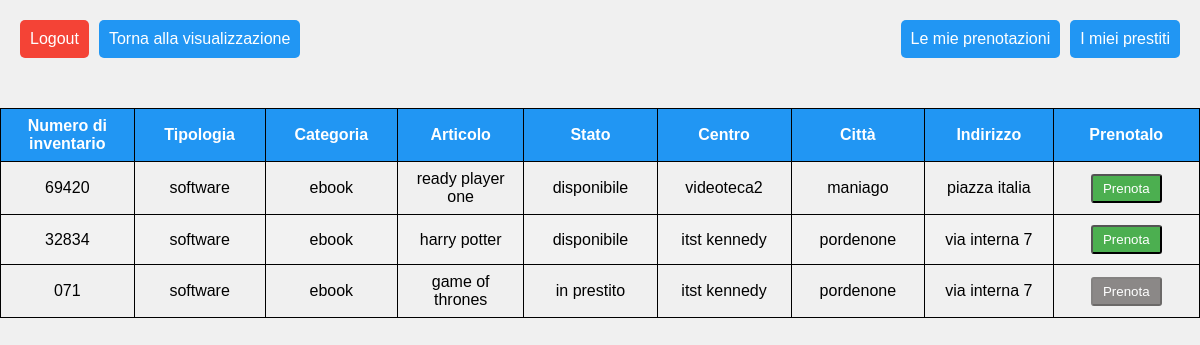
Page /cliente/cliente.php?idCategoria=2 (signed in) on the committed database.
### tables this page shows
CREATE TABLE `articoli` (
  `id_articolo` int(16) NOT NULL,
  `numero_inventario` varchar(32) NOT NULL,
  `articolo` varchar(64) NOT NULL,
  `stato` set('disponibile','guasto','prenotato','in prestito') NOT NULL,
  `fk_id_categoria` int(16) DEFAULT NULL,
  `fk_id_centro` int(16) DEFAULT NULL
);

CREATE TABLE `categorie` (
  `id_categoria` int(16) NOT NULL,
  `categoria` varchar(32) NOT NULL,
  `tipologia` varchar(32) NOT NULL
);

CREATE TABLE `centri` (
  `id_centro` int(16) NOT NULL,
  `nome` varchar(32) NOT NULL,
  `citta` varchar(32) NOT NULL,
  `indirizzo` varchar(64) NOT NULL
);

### cliente/cliente.php (the view, shortened to what this page needs)
<?php
$id = $_SESSION['id_utente'];
?>
<!DOCTYPE html>
<html>
<head>
    <link rel="stylesheet" href="../style/styles.css" type="text/css">
</head>
<body>
    <div class="button-container">
        <div class="top-left-container">
            <input type="button" name="logout" value="Logout" onclick="location.href='../logout.php'">
            <input type="button" name="login" value="Torna alla visualizzazione" onclick="location.href='visualizzaCliente.php'">
        </div>
        <div class="top-right-container">
            <input type="button" name="bookings" value="Le mie prenotazioni" onclick="location.href='visualizzaPrenotazioni.php?id= <?php echo $id?> '">
            <input type="button" name="loans" value="I miei prestiti" onclick="location.href='visualizzaPrestiti.php?id= <?php echo $id?> '">
        </div>
    </div>
    <div class="container">
        <div class="table-wrapper">
            <table class="fl-table">
                <thead>
                <tr>
                    <th>Numero di inventario</th>
                    <th>Tipologia</th>
                    <th>Categoria</th>
                    <th>Articolo</th>
                    <th>Stato</th>
                    <th>Centro</th>
                    <th>Città</th>
                    <th>Indirizzo</th>
                    <th>Prenotalo</th>
                </tr>
                </thead>
                <tbody>
                <?php
                    if(isset($_GET['idCategoria']))
                    {
                        $idCategoria = $_GET['idCategoria'];
                    }
                    if(isset($idCentro))
                    {
                        $selectSql = "SELECT id_articolo, numero_inventario, tipologia, categoria, articolo, stato, nome, citta, indirizzo
                                FROM articoli a JOIN centri c
                                ON a.fk_id_centro = c.id_centro
                                JOIN categorie cat
                                ON a.fk_id_categoria = cat.id_categoria
                                WHERE fk_id_centro = $idCentro
                                ORDER BY tipologia ASC";
                    }
                    else if(isset($idCategoria))
                    {
                        $selectSql = "SELECT id_articolo, numero_inventario, tipologia, categoria, articolo, stato, nome, citta, indirizzo
                                    FROM articoli a JOIN centri c
                                    ON a.fk_id_centro = c.id_centro
                                    JOIN categorie cat
                                    ON a.fk_id_categoria = cat.id_categoria
                                    WHERE fk_id_categoria = $idCategoria";
                    }
                    require_once '../db.php';
                    $result = $conn->query($selectSql);
                    while($row = $result->fetch_array(MYSQLI_ASSOC))
                    {
                        $n_inventario = $row['numero_inventario'];
                        $tipologia = $row['tipologia'];
                        $categoria = $row['categoria'];
                        $articolo = $row['articolo'];
                        $stato = $row['stato'];
                        $nome = $row['nome'];
                        $citta = $row['citta'];
                        $indirizzo = $row['indirizzo'];
                        $isAvailable = ($stato == "disponibile") ? 1 : 0;
                        echo
                            '<tr>
                                <td class="colonnaNumero">'.$n_inventario.'</td>
                                <td class="colonnaTipo">'.$tipologia.'</td>
                                <td class="colonnaCategoria">'.$categoria.'</td>
                                <td class="colonnaArticolo">'.$articolo.'</td>
                                <td class="colonnaStato">'.$stato.'</td>
                                <td class="colonnaNome">'.$nome.'</td>
                                <td class="colonnaCitta">'.$citta.'</td>
                                <td class="colonnaIndirizzo">'.$indirizzo.'</td>
                                <td class="colonnaTasti">
                                    <button class="btn" type="button" onclick="location.href=\'prenota.php?id='.$row["id_articolo"].'\'" '. ($isAvailable == 1 ? "" : "disabled") . '>Prenota</button>
                                </td>
                            </tr>';
                    }
                ?>
                </tbody>
            </table>
        </div>
    </div>
</body>
</html>

### style/styles.css (style rules this page uses)
body { margin: 0; padding: 0; font-family: Arial, sans-serif; background-color: #f0f0f0; }
.container { display: flex; flex-direction: column; align-items: center; justify-content: flex-start; padding-top: 20px; }
.button-container { display: flex; flex-direction: row; justify-content: space-between; width: 100%; }
.top-right-container { display: flex; flex-direction: row; justify-content: right; width: 50%; }
.top-left-container { display: flex; flex-direction: row; justify-content: left; width: 50%; }
.table-wrapper { margin-top: 30px; }
.fl-table { width: 100%; border-collapse: collapse; border-spacing: 0; }
.fl-table th, .fl-table td { padding: 8px; text-align: center; border: 1px solid black; }
.fl-table th { background-color: #2196f3; color: #fff; text-align: center; }
.fl-table tr:nth-child(even) { background-color: #f2f2f2; }
.colonnaNumero { width: 150px; text-align: center; }
.colonnaTipo { width: 150px; text-align: center; }
.colonnaCategoria { width: 150px; text-align: center; }
.colonnaArticolo { width: 150px; text-align: center; }
.colonnaStato { width: 150px; text-align: center; }
.colonnaNome { width: 150px; text-align: center; }
.colonnaCitta { width: 150px; text-align: center; }
.colonnaIndirizzo { width: 150px; text-align: center; }
.colonnaTasti { width: 175px; align-items: center; text-align: center; }
button.btn { padding: 5px 10px; margin: 2px; text-decoration: none; background-color: #4caf50; color: #fff; border-radius: 3px; transition: background-color 0.3s; }
button.btn:disabled { background-color: #8b8887; }
input[type="button"][name="logout"] { margin-top: 20px; margin-right: 10px; padding: 10px; cursor: pointer; border: none; border-radius: 5px; background: #f44336; color: #ffffff; font-size: 16px; transition: all 0.3s ease; transform: translate(20px, 0); }
input[type="button"][name="login"] { margin-top: 20px; margin-right: 10px; padding: 10px; cursor: pointer; border: none; border-radius: 5px; background: #2196f3; color: #ffffff; font-size: 16px; transition: all 0.3s ease; transform: translate(20px, 0); }
input[type="button"][name="bookings"] { margin-top: 20px; margin-right: 10px; padding: 10px; cursor: pointer; border: none; border-radius: 5px; background: #2196f3; color: #ffffff; font-size: 16px; transition: all 0.3s ease; transform: translate(-20px, 0); }
input[type="button"][name="loans"] { margin-top: 20px; padding: 10px; cursor: pointer; border: none; border-radius: 5px; background: #2196f3; color: #ffffff; font-size: 16px; transition: all 0.3s ease; transform: translate(-20px, 0); }

### rows in the picture
articoli: numero_inventario "69420", fk_id_categoria.tipologia "software", fk_id_categoria.categoria "ebook", articolo "ready player one", stato "disponibile", fk_id_centro.nome "videoteca2", fk_id_centro.citta "maniago", fk_id_centro.indirizzo "piazza italia"
articoli: numero_inventario "32834", fk_id_categoria.tipologia "software", fk_id_categoria.categoria "ebook", articolo "harry potter", stato "disponibile", fk_id_centro.nome "itst kennedy", fk_id_centro.citta "pordenone", fk_id_centro.indirizzo "via interna 7"
articoli: numero_inventario "071", fk_id_categoria.tipologia "software", fk_id_categoria.categoria "ebook", articolo "game of thrones", stato "in prestito", fk_id_centro.nome "itst kennedy", fk_id_centro.citta "pordenone", fk_id_centro.indirizzo "via interna 7"
